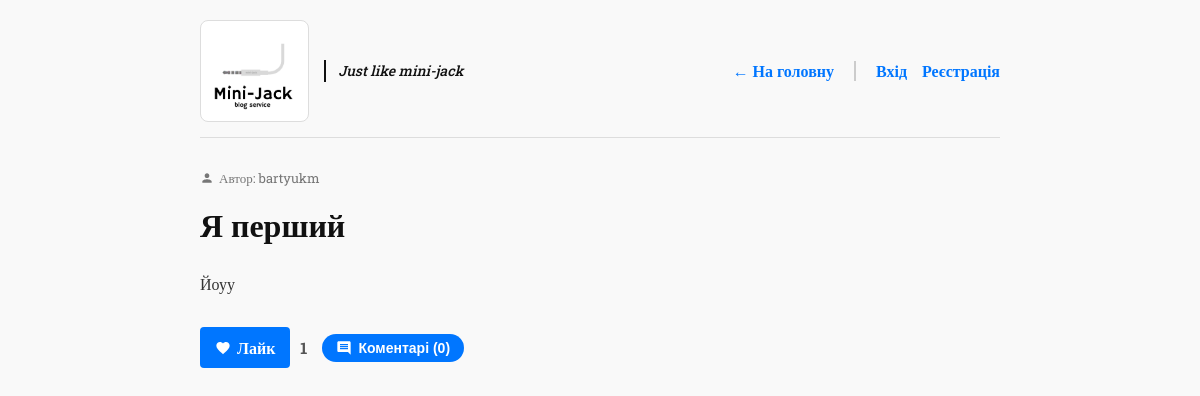
/post/1, run on the app's committed database.
### tables this page shows
CREATE TABLE users (
            id INTEGER PRIMARY KEY AUTOINCREMENT,
            username TEXT UNIQUE NOT NULL,
            password TEXT NOT NULL
        );

CREATE TABLE posts (
            id INTEGER PRIMARY KEY AUTOINCREMENT,
            user_id INTEGER,
            title TEXT NOT NULL,
            content TEXT NOT NULL,
            image_filename TEXT,
            likes INTEGER DEFAULT 0,
            is_deleted INTEGER DEFAULT 0,
            deleted_at TEXT,
            FOREIGN KEY (user_id) REFERENCES users (id) ON DELETE SET NULL
        );

### app.py (the view)
@app.route('/post/<int:post_id>')
def post(post_id):
    conn = get_db_connection()
    post_row = conn.execute('''
        SELECT p.*, u.username
        FROM posts p
        LEFT JOIN users u ON p.user_id = u.id
        WHERE p.id = ?
    ''', (post_id,)).fetchone()
    if post_row is None or post_row['is_deleted'] == 1:
        conn.close()
        return "Пост не знайдено або він у кошику!", 404
    post_data = dict(post_row)
    comments_rows = conn.execute('''
        SELECT c.*, u.username
        FROM comments c
        LEFT JOIN users u ON c.user_id = u.id
        WHERE c.post_id = ?
        ORDER BY c.id ASC
    ''', (post_id,)).fetchall()
    post_data['comments'] = [dict(c) for c in comments_rows]
    post_data['comments_count'] = len(post_data['comments'])
    conn.close()
    return render_template('post.html', post=post_data)

### app.py (called while the page is built)
def get_db_connection():
    conn = sqlite3.connect('database.db')
    conn.execute('PRAGMA foreign_keys = ON;')
    conn.row_factory = sqlite3.Row
    return conn

@app.context_processor
def inject_user():
    return dict(current_user_id=session.get('user_id'), current_username=session.get('username'))

### templates/post.html (shortened to what this page needs)
<!DOCTYPE html>
<html lang="uk">
<head>
    <link rel="stylesheet" href="{{ url_for('static', filename='style.css') }}">
</head>
<body>
    <nav>
        <div class="logo-container">
            <a href="{{ url_for('index') }}" style="margin: 0; padding: 0;">
                <img src="{{ url_for('static', filename='logo.png') }}" alt="Mini-Jack" class="blog-logo">
            </a>
            <span class="site-tagline">Just like mini-jack</span>
        </div>
        <div class="nav-links">
            <a href="{{ url_for('index') }}">← На головну</a>
            <div class="auth-separator"></div>
            {% if current_user_id %}
                <span class="user-greeting">
                    <svg viewBox="0 0 24 24"><path d="M12 12c2.21 0 4-1.79 4-4s-1.79-4-4-4-4 1.79-4 4 1.79 4 4 4zm0 2c-2.67 0-8 1.34-8 4v2h16v-2c0-2.66-5.33-4-8-4z"/></svg>
                    {{ current_username }}
                </span>
                <a href="{{ url_for('logout') }}" class="btn-logout">Вийти</a>
            {% else %}
                <a href="{{ url_for('login') }}">Вхід</a>
                <a href="{{ url_for('register') }}">Реєстрація</a>
            {% endif %}
        </div>
    </nav>
    <div class="post-author-meta" style="margin-bottom: 10px;">
        <svg viewBox="0 0 24 24"><path d="M12 12c2.21 0 4-1.79 4-4s-1.79-4-4-4-4 1.79-4 4 1.79 4 4 4zm0 2c-2.67 0-8 1.34-8 4v2h16v-2c0-2.66-5.33-4-8-4z"/></svg>
        <span>Автор: {{ post['username'] if post['username'] else 'Гість' }}</span>
    </div>
    <h1 style="margin-top: 0;">{{ post['title'] }}</h1>
    <div class="post-content">
        <p>{{ post['content'] }}</p>
    </div>
    <div class="post-actions" style="margin-top: 30px; margin-bottom: 30px;">
        <div class="actions-left">
            <div class="like-container">
                <form action="{{ url_for('like_post', post_id=post['id']) }}" method="post" class="like-form" data-post-id="{{ post['id'] }}" data-likes-count="{{ post['likes'] }}">
                    <button type="submit" class="like-button" id="btn-like-{{ post['id'] }}">
                        <svg viewBox="0 0 24 24"><path d="M12 21.35l-1.45-1.32C5.4 15.36 2 12.28 2 8.5 2 5.42 4.42 3 7.5 3c1.74 0 3.41.81 4.5 2.09C13.09 3.81 14.76 3 16.5 3 19.5 3 22 5.42 22 8.5c0 3.78-3.4 6.86-8.55 11.54L12 21.35z"/></svg>
                        Лайк
                    </button>
                </form>
                <span class="like-count">{{ post['likes'] }}</span>
            </div>
            <button class="comment-toggle-btn" onclick="document.getElementById('modal-overlay-{{ post['id'] }}').style.display = 'flex'">
                <svg viewBox="0 0 24 24"><path d="M21.99 4c0-1.1-.89-2-1.99-2H4c-1.1 0-2 .9-2 2v12c0 1.1.9 2 2 2h14l4 4-.01-18zM18 14H6v-2h12v2zm0-3H6V9h12v2zm0-3H6V6h12v2z"/></svg>
                Коментарі ({{ post['comments_count'] }})
            </button>
        </div>
    </div>
</body>
</html>

### static/style.css (style rules this page uses)
body { font-family: "Roboto Slab", serif; font-optical-sizing: auto; font-weight: 400; font-style: normal; line-height: 1.6; max-width: 800px; margin: 0 auto; padding: 20px; background-color: #f9f9f9; color: #333; }
h1, h2, h3 { font-family: "Roboto Slab", serif; font-weight: 700; color: #111; }
nav { display: flex; justify-content: space-between; align-items: center; margin-bottom: 30px; padding-bottom: 15px; border-bottom: 1px solid #ddd; position: relative; background-color: #f9f9f9; }
.logo-container { display: flex; align-items: center; }
.blog-logo { max-height: 90px; width: auto; display: block; border: 1px solid #ddd; border-radius: 8px; padding: 5px; background-color: #fff; }
.site-tagline { font-family: "Roboto Slab", serif; font-weight: 500; font-size: 14px; color: #111111; margin-left: 15px; font-style: italic; border-left: 2px solid #111111; padding-left: 12px; display: inline-block; }
.nav-links { display: flex; align-items: center; gap: 15px; }
nav a { text-decoration: none; color: #0076ff; font-weight: 700; display: flex; align-items: center; gap: 5px; }
.auth-separator { width: 2px; height: 20px; background-color: #ccc; margin: 0 5px; }
.post-author-meta { font-size: 13px; color: #777; margin-bottom: 10px; display: flex; align-items: center; gap: 5px; }
.post-author-meta svg { width: 14px; height: 14px; fill: currentColor; }
.post-actions { margin-top: 15px; display: flex; justify-content: space-between; align-items: center; flex-wrap: wrap; gap: 10px; }
.actions-left { display: flex; align-items: center; gap: 15px; }
.like-container { display: flex; align-items: center; }
.like-button { background: #ff4757; color: white; border: none; padding: 6px 14px; border-radius: 20px; cursor: pointer; font-weight: bold; font-size: 14px; display: flex; align-items: center; gap: 6px; transition: background 0.2s; }
.like-button svg { width: 16px; height: 16px; fill: currentColor; }
.like-count { margin-left: 10px; font-weight: bold; color: #555; }
.comment-toggle-btn { background: #0076ff; color: white; border: none; padding: 6px 14px; border-radius: 20px; cursor: pointer; font-weight: bold; font-size: 14px; display: flex; align-items: center; gap: 6px; transition: background 0.2s; }
.comment-toggle-btn svg { width: 16px; height: 16px; fill: currentColor; }
button[type="submit"] { font-family: "Roboto Slab", serif; background: #0076ff; color: #fff; padding: 10px 15px; border: none; border-radius: 4px; cursor: pointer; font-size: 16px; font-weight: 700; }

### data on the page
users: username "bartyukm"
posts: title "Я перший", content "Йоуу", likes "1"

### other printed values
{{ post['comments_count'] }} "0"
